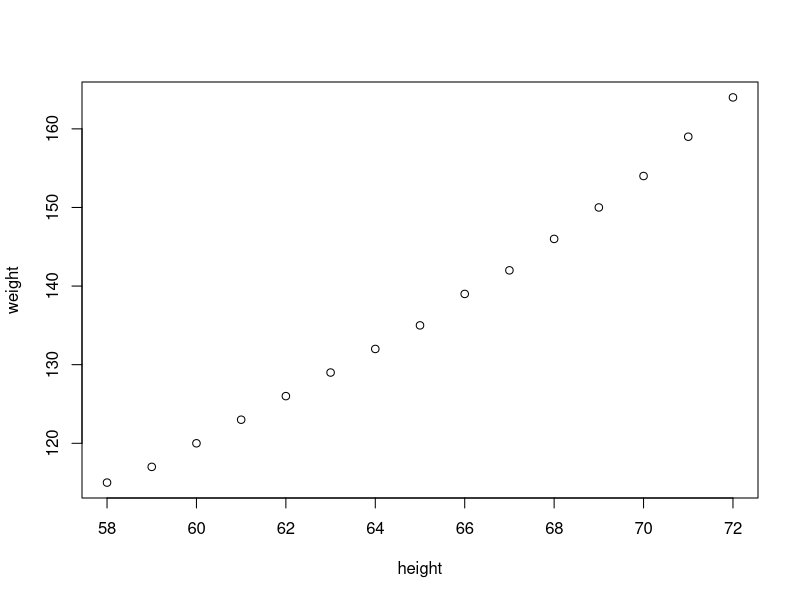
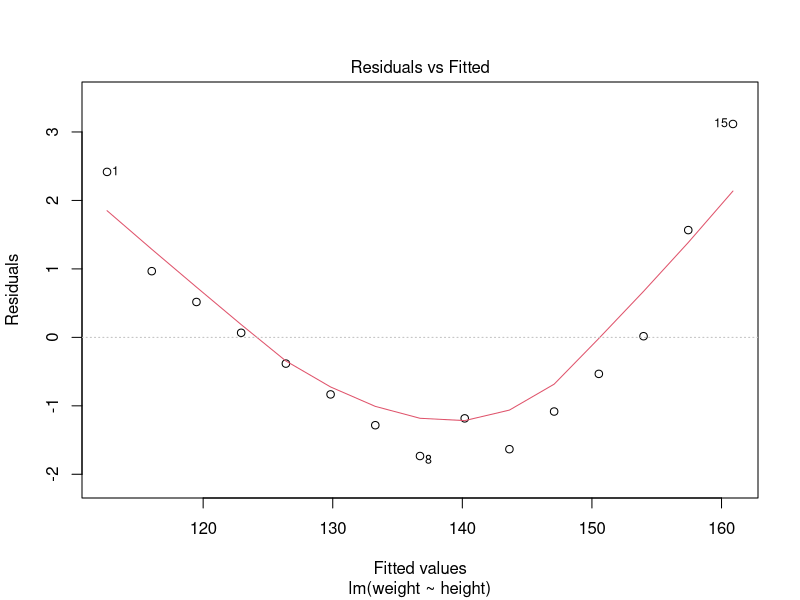
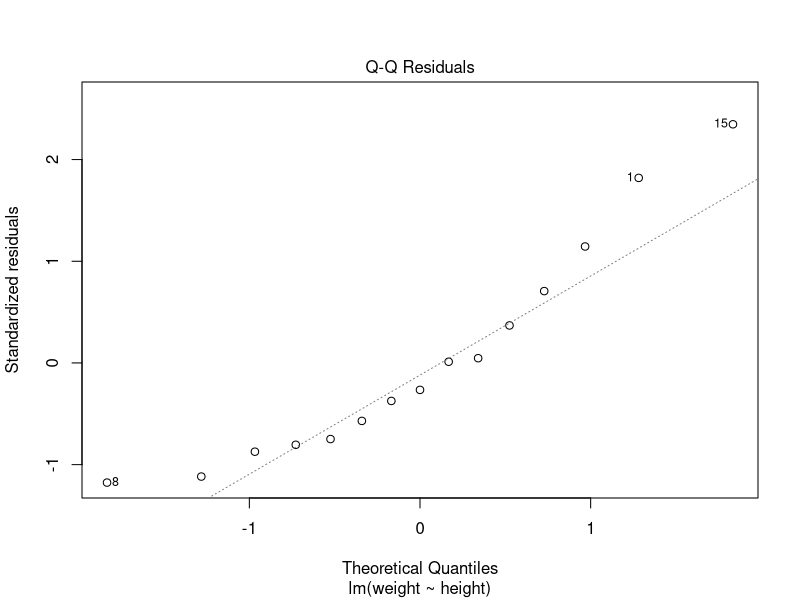
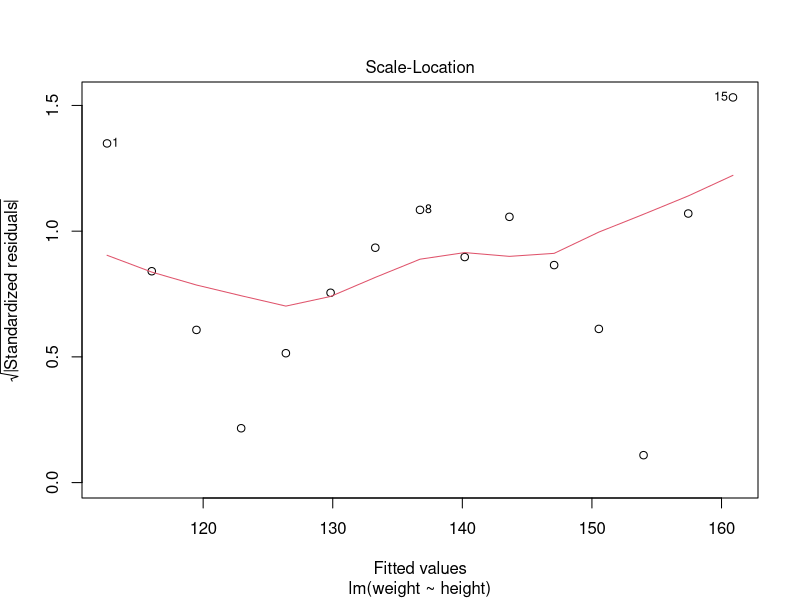
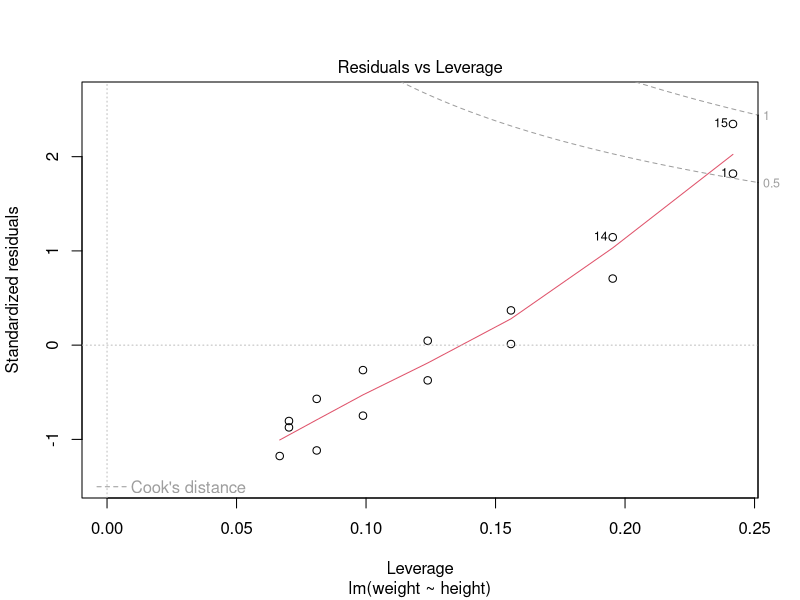

The R script that drew these images, in order:
head(women)
plot(women)
cor(women)
cov(women$height, women$weight)
model = lm(weight ~ height, data =women)
model
summary(model)
range(women$height)
residuals(model)
plot(model)

predict(model, new =  data.frame(height =77 ) )
head(mtcars)
model2 = lm(mpg ~ wt+hp+qsec, data = mtcars)
summary(model2)


#load the data
#find corrleation between Independent variables and missing values
#form linear model
#check for model summary
#check for assumptions
#predict
#findout accuracy
